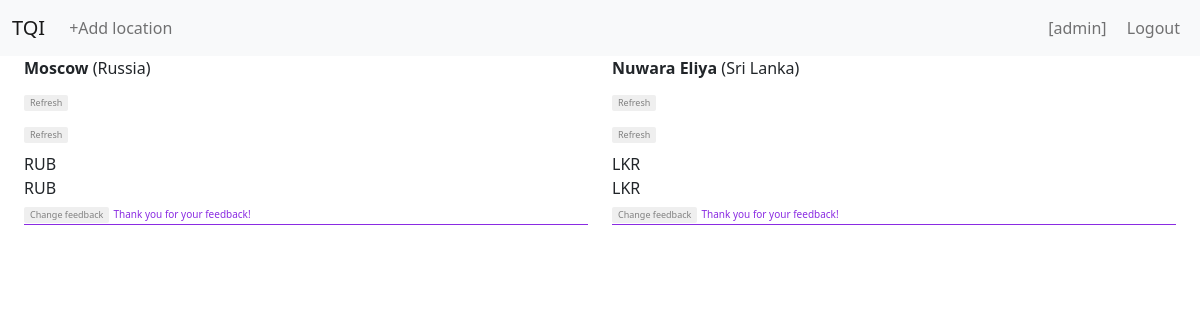
/ (signed in), run on the app's committed database.
### infopage/models.py (models this page shows, shortened)
class User(AbstractUser):
    pass

class Location(models.Model):
    user = models.ForeignKey(User, on_delete=models.CASCADE, related_name="user_locations")
    order = models.PositiveIntegerField()
    country = models.ForeignKey(Country, on_delete=models.CASCADE)
    city = models.ForeignKey(City, on_delete=models.CASCADE)
    is_home = models.BooleanField()
    show_hide = models.BooleanField()
    @property
    def currency_code(self):
        return CurrencyCode.objects.get(location=self.country.name).code
    @property
    def taxi_feedback(self):
        try:
            TaxiPrice.objects.get(user=self.user, city=self.city)
            return True
        except TaxiPrice.DoesNotExist:
            return False

class City(models.Model):
    name = models.CharField(max_length=64)
    latitude = models.DecimalField(max_digits=9, decimal_places=6)
    longitude = models.DecimalField(max_digits=9, decimal_places=6)
    population = models.PositiveIntegerField()
    timezone = models.CharField(max_length=64, blank=True)
    country = models.ForeignKey(Country, on_delete=models.CASCADE)

class Country(models.Model):
    name = models.CharField(max_length=64)
    country_code = models.CharField(max_length=8)
    latitude = models.DecimalField(max_digits=9, decimal_places=6)
    longitude = models.DecimalField(max_digits=9, decimal_places=6)
    population = models.PositiveIntegerField()

class CurrencyCode(models.Model):
    code = models.CharField(max_length=3);
    currency = models.CharField(max_length=64)
    location = models.CharField(max_length=64)

### infopage/views.py (the view)
# urls.py: path("", views.index, name="index"),
def index(request):
    if request.user.is_authenticated:
        user = User.objects.get(username=request.user)
        locations = user.user_locations.all().filter(show_hide=True).order_by("order")
        form = Price()
        return render(request, "infopage/index.html", {
            "locations": locations,
            "form": form
        })
    else:
        return render(request, "infopage/login.html")

### infopage/templates/infopage/index.html (shortened to what this page needs)
{% extends "infopage/layout.html" %}
{% load static %}
{% block body %}
		<div class="CountryMainDiv">
			<div class="conteiner-fluid mx-4">
				<div class="row">
					{% for location in locations %}
					<div class="col-sm-12 col-md-6 mb-10">
							{% if location.is_home %}
								<div>🏡<b>{{location.city.name}}</b> ({{location.country.name}})</div>
								<div class="location_city_timezone" data-timezone="{{location.city.timezone}}" data-home=True></div>
								{% else %}
								<div><b>{{location.city.name}}</b> ({{location.country.name}})</div>
							{% endif %}
							<div class="weather">
								<button class="refresh-btn" onclick="refresh_weather(event)">Refresh</button>
							</div>
							<div class="currency">
								<button class="refresh-btn" onclick="refresh_currency(event)">Refresh</button>
							</div>
							<div class="price" data-city_id="{{ location.city.id }}">
								<div class="taxi-price">{{ location.currency_code}}</div>
								<div class="restaurant-price">{{ location.currency_code}}</div>
								{% if location.taxi_feedback or location.restaurant_feedback %}
									<button class="refresh-btn" data-bs-toggle="modal" data-bs-target="#addFeedback_{{location.id}}">Change feedback</button>
									<span id="thanks">Thank you for your feedback!</span>
								{% else %}
									<button class="refresh-btn" data-bs-toggle="modal" data-bs-target="#addFeedback_{{location.id}}">leave feedback</button>
								{% endif %}
							</div>
						</div>
					{% endfor %}
				</div>
			</div>
		</div>
{% endblock %}

### infopage/templates/infopage/layout.html (shortened to what this page needs)
{% load static %}
<!DOCTYPE html>
<html lang="en">
	<head>
		<link class="nav-item"nk href="https://cdn.jsdelivr.net/npm/bootstrap@5.2.3/dist/css/bootstrap.min.css" rel="stylesheet">
		<link class="nav-item"nk rel="stylesheet" href="{% static 'infopage/style.css' %}">
	</head>
	<body>
		<nav class="navbar navbar-expand-md navbar-light bg-light">
			<div class="container-fluid">
				<div class="navbar-header">
					<a href="{% url 'index' %}" class="navbar-brand">TQI</a>
				</div>
				<div class="collapse navbar-collapse" id="navbarTogglerTQL">
					{% if user.is_authenticated %}
						<ul class="nav navbar-nav justify-content-between w-100">
							<li class="nav-item col-auto">
								<a id="add_location_link" class="nav-link" data-bs-toggle="modal" data-bs-target="#addLocation">+Add location</a>
							</li>
							<div class="col-auto ">
								<li class="nav-item" style="display: inline-block;">
									<a href="{% url 'profile' user.pk %}" class="nav-link">[{{ user.username }}]</a>
								</li>
								<li class="nav-item" style="display: inline-block;">
									<a href="{% url 'logout' %}" class="nav-link">Logout</a>
								</li>
							</div>
						</ul>
					{% endif %}
				</div>
			</div>
		</nav>
		{% block body %}
		{% endblock %}
	</body>
</html>

### infopage/static/infopage/style.css (style rules this page uses)
a[data-bs-target="#addLocation"] { cursor: pointer; }
.refresh-btn { font-size: xx-small; border: 0; border-radius: 2px; color: grey; text-align: right; }
.price { margin-top: 8px; margin-bottom: 8px; border: 0; border-bottom: 1px; border-color: blueviolet; border-style: groove; }
#thanks { color: blueviolet; font-size: x-small; }

### data on the page
User: username "admin"
Location: city.name "Moscow", country.name "Russia", currency_code "RUB"
Location: city.name "Nuwara Eliya", country.name "Sri Lanka", currency_code "LKR"
